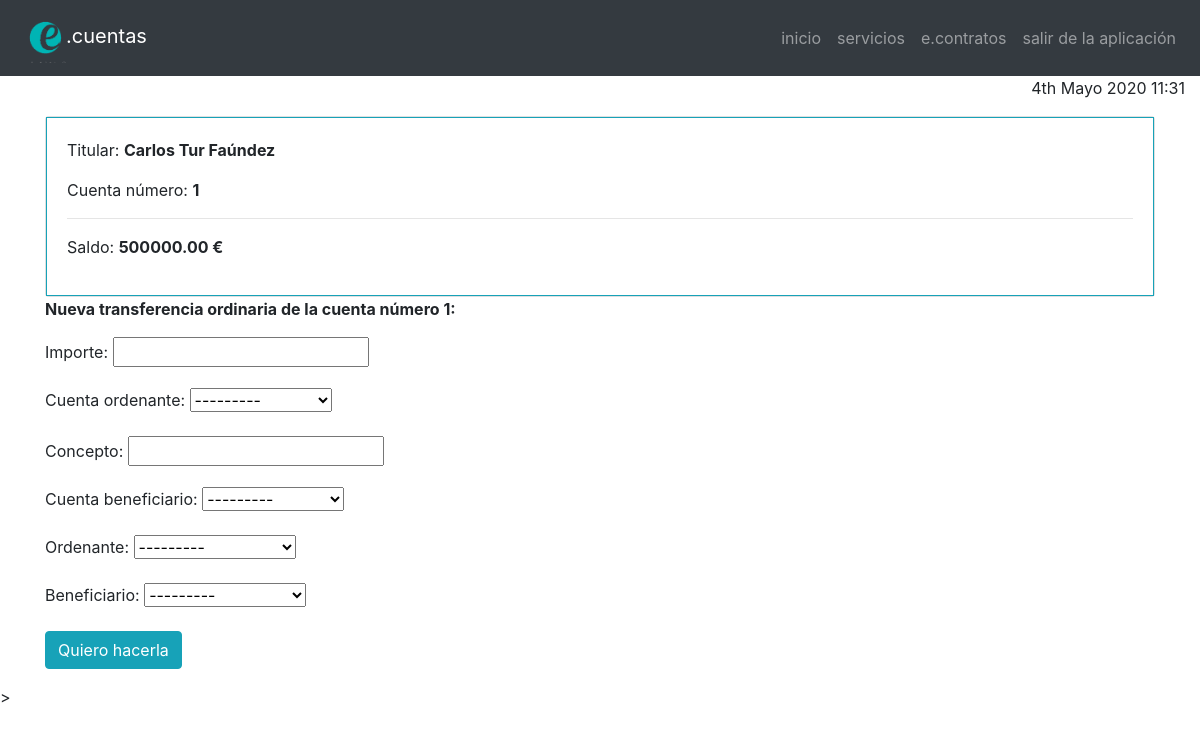
/transferencias/1 (signed in), run on an earlier commit of the app's database.
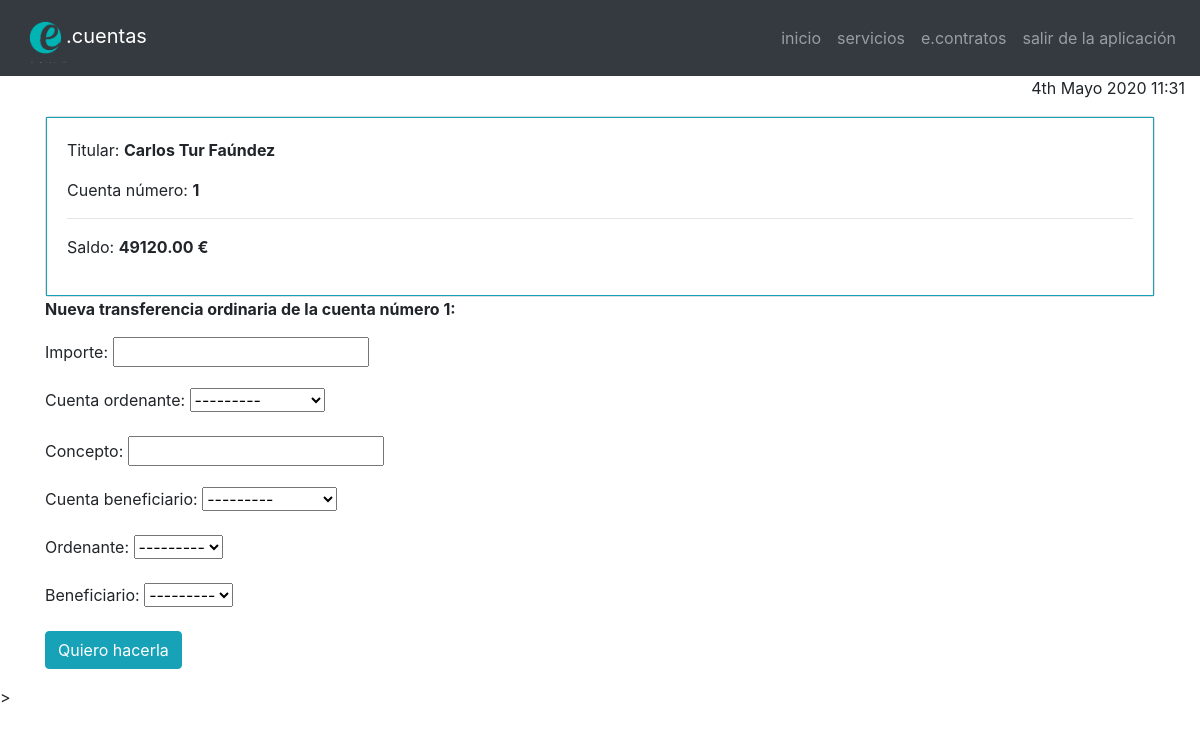
And on a later commit of the database.
### cuentas/models.py (models this page shows)
class Cuenta(models.Model):
    id = models.AutoField(primary_key=True, blank=False)
    fecha_apertura = models.DateTimeField()
    saldo_inicio = models.DecimalField( max_digits=20, decimal_places=2, validators=[MinValueValidator(0)])
    titular = models.ForeignKey( User, on_delete=models.CASCADE, blank=False, default=False)
    def __str__(self):
        return '%s %s' % (self.id, self.titular.last_name)
    @property
    def saldo(self):
        lista_salientes= Transferencia.objects.filter(cuenta_ordenante=self)
        total_saliente=0
        for saliente in lista_salientes:
            total_saliente+=saliente.importe
        lista_entrantes=Transferencia.objects.filter(cuenta_beneficiario=self)
        total_entrante=0
        for entrante in lista_entrantes:
            total_entrante+= entrante.importe
        return self.saldo_inicio +total_entrante- total_saliente
    """@property
    def saldo_fecha(self):
        fecha_inicio = self.fecha_apertura
        mis_transferencias=transferencia.objects.filter(Q(cuenta_ordenante=self)|Q(cuenta_beneficiario=self))
        fecha_mis_transferencias=F('fecha')
        saldo_actual=0
        for fecha_actual in fecha_mis_transferencias:
            saldo actual = saldo_actual +saldo_actual_

        return self._foo

    @property
    def saldo_global(self):
        lista_salientes= Transferencia.objects.filter(ordenante=self.titular)
        total_saliente=0
        for saliente in lista_salientes:
            total_saliente+=total_saliente+saliente.importe
        lista_entrantes=Transferencia.objects.filter(beneficiario=self.titular)
        total_entrante=0
        for entrante in lista_entrantes:
            total_entrante+=total_entrante + entrante.importe

        return self.saldo_inicio +total_entrante- total_saliente
    @property
    def numero_de_cuentas(self):
        cuantas_cuentas=Cuenta.objects.filter(titular=self.titular)
        return self.cuantas_cuentas.count()


"""

class Transferencia (models.Model):
    id = models.AutoField(primary_key=True, blank=False)
    fecha =models.DateTimeField(auto_now_add=True, editable=False)
    importe = models.DecimalField(max_digits=20, decimal_places=2, validators=[MinValueValidator(0,1)], error_messages={'valor negativo':'Sólo son admisibles transferencias superiores a 0.01 €'} )
    cuenta_ordenante=models.ForeignKey(Cuenta, on_delete=models.CASCADE,  related_name='cuenta_ordenante')
    concepto= models.CharField(max_length=90)
    cuenta_beneficiario=models.ForeignKey(Cuenta, on_delete=models.CASCADE, related_name='cuenta_beneficiario')
    ordenante= models.ForeignKey(User, on_delete= models.CASCADE,  related_name='ordenante')
    beneficiario = models.ForeignKey (User, on_delete= models.CASCADE, related_name='beneficiario')
    """def clean(self, *args, **kwargs):
        super(Transferencia, self).clean(*args, **kwargs)


        if self.importe > cuenta.saldo:
            raise ValidationError('El saldo de la cuenta es insuficiente')

    def save(self, *args, **kwargs):
        self.full_clean()
        super(Transferencia, self).save(*args, **kwargs)"""

### cuentas/views.py (the view)
# urls.py: path('transferencias/<id>',transferencia, name='transferencias'),
@login_required
def transferencia(request, id):
    esta_cuenta= Cuenta.objects.get(id=id)
    form = TransferenciaForm()
    if request.method == 'POST':
        form = TransferenciaForm(data =request.POST)
        if form.is_valid():
            form.save(commit=False)
            form.save()
            return redirect('/mis_cuentas')
    context = {'form':form, 'esta_cuenta':esta_cuenta}
    return render(request, 'cuentas/transferencias.html', context=context)

### cuentas/forms.py
class TransferenciaForm(forms.ModelForm):
    importe=forms.DecimalField( min_value=0.01)
    class Meta:
        model=Transferencia
        fields ='__all__'

### cuentas/templates/cuentas/transferencias.html (shortened to what this page needs)
{% extends 'cuentas/base.html' %}
{% block content%}
<div class="card">
	<span class="border border-info">
  		<div class="card-body">
    		<p>Titular: <b> {{request.user.first_name}} {{request.user.last_name}} </b>  </p>
			<p>Cuenta número: <b>{{esta_cuenta.id}}</b></p>
			<hr/>
			<p>Saldo: <b>{{esta_cuenta.saldo}} € </b></p>
  		</div>
	</span>
</div>
<p> <b> Nueva transferencia ordinaria de la cuenta número {{esta_cuenta.id}}:</b> </p>
<form method="post">
	{{form.as_p}}
<button type="submit" class="btn btn-info">Quiero hacerla</button>
</form>
{% endblock %}

### cuentas/templates/cuentas/base.html (shortened to what this page needs)
{% load static%}
<html lang="es">
<head>
   <link rel="stylesheet" href="https://stackpath.bootstrapcdn.com/bootstrap/4.4.1/css/bootstrap.min.css">
</head>
<body>
  <nav class="navbar navbar-expand-sm bg-dark navbar-dark justify-content-between">
  <a class="navbar-brand " href="#"><img class ="img-responsive width="50" height="50" src="{% static 'cuentas/img/eomstrans.png' %}">.cuentas</a>
  <ul class="navbar-nav">
    <li class="nav-item">
      <a class="nav-link" href=" /home">inicio</a>
    </li>
    <li class="nav-item">
      <a class="nav-link" href="#">servicios</a>
    </li>
    <li class="nav-item">
      <a class="nav-link" href="#">e.contratos</a>
    </li>
    <li class="nav-item">
      <a class="nav-link" href="/login"> salir de la aplicación</a>
    </li>
    </ul>
</nav>
<div class="container-fluid">
<p align="right">{% now "jS F Y H:i" %} </p>
</div>
<div class="container">
{% block content %}
 {% endblock %}
 </div>
<script src="https://stackpath.bootstrapcdn.com/bootstrap/4.4.1/js/bootstrap.min.js"></script>></script>
</body>
</html>

What changed in the data, as far as the page shows it:
changed Cuenta id 1: saldo "500000.00" → "49120.00"
